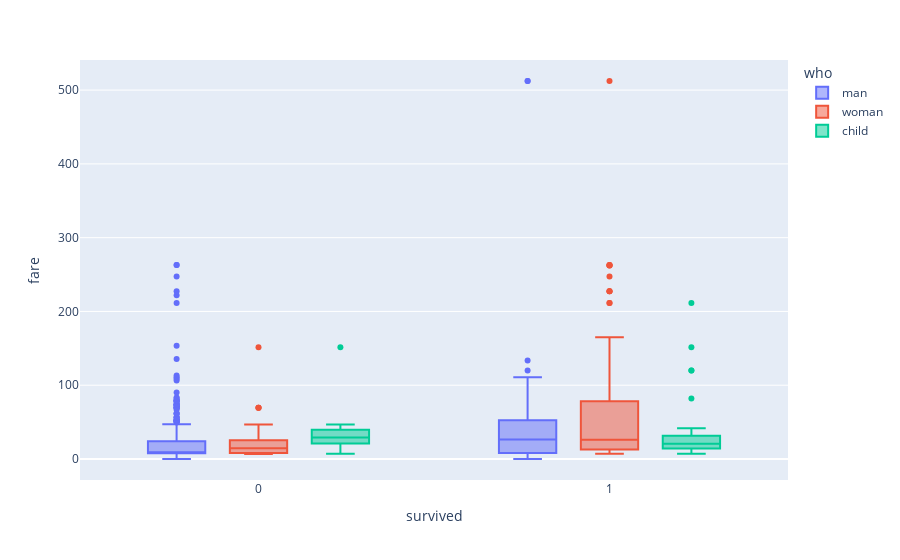

The code cell stored with this chart in its notebook:
### Code cell
fig = px.box(df, x="survived",y="fare",color="who")

fig.show()

### Figure 1 — Plotly figure (JSON) as saved in the notebook; plotly's stock layout.template omitted (floating-point values rounded to 4 significant figures; data arrays with more than 128 entries replaced by an {"elided": "..."} marker saying what was removed)
{"data": [{"alignmentgroup": "True", "hovertemplate": "who=man<br>survived=%{x}<br>fare=%{y}<extra></extra>", "legendgroup": "man", "marker": {"color": "#636efa"}, "name": "man", "notched": false, "offsetgroup": "man", "orientation": "v", "showlegend": true, "type": "box", "x": {"elided": "537 int values"}, "x0": " ", "xaxis": "x", "y": {"elided": "537 float values"}, "y0": " ", "yaxis": "y"}, {"alignmentgroup": "True", "hovertemplate": "who=woman<br>survived=%{x}<br>fare=%{y}<extra></extra>", "legendgroup": "woman", "marker": {"color": "#EF553B"}, "name": "woman", "notched": false, "offsetgroup": "woman", "orientation": "v", "showlegend": true, "type": "box", "x": {"elided": "271 int values"}, "x0": " ", "xaxis": "x", "y": {"elided": "271 float values"}, "y0": " ", "yaxis": "y"}, {"alignmentgroup": "True", "hovertemplate": "who=child<br>survived=%{x}<br>fare=%{y}<extra></extra>", "legendgroup": "child", "marker": {"color": "#00cc96"}, "name": "child", "notched": false, "offsetgroup": "child", "orientation": "v", "showlegend": true, "type": "box", "x": [0, 1, 1, 0, 0, 1, 0, 1, 1, 0, 1, 0, 0, 1, 0, 0, 1, 0, 0, 1, 0, 1, 0, 1, 1, 1, 0, 1, 1, 1, 0, 0, 1, 1, 1, 0, 0, 1, 0, 1, 0, 1, 1, 1, 1, 1, 1, 0, 1, 1, 1, 0, 0, 1, 1, 0, 0, 1, 0, 0, 1, 1, 1, 0, 1, 1, 1, 1, 1, 0, 1, 1, 1, 0, 0, 0, 1, 1, 1, 0, 0, 1, 1], "x0": " ", "xaxis": "x", "y": [21.07, 30.07, 16.7, 7.854, 29.12, 8.029, 21.07, 11.24, 41.58, 39.69, 27.75, 46.9, 27.9, 29, 14.45, 31.27, 11.24, 34.38, 39.69, 20.52, 29.12, 11.13, 31.39, 39, 22.02, 26, 10.46, 31.39, 26.25, 31.39, 29.12, 151.6, 151.6, 26, 15.9, 7.229, 21.07, 15.74, 46.9, 18.75, 24.15, 120, 81.86, 19.5, 19.26, 19.26, 12.29, 46.9, 15.9, 26, 26.25, 31.27, 31.27, 36.75, 39, 27.9, 27.9, 19.26, 46.9, 39.69, 211.3, 13.42, 33, 18.79, 23, 12.47, 14.5, 12.47, 7.229, 29.12, 20.57, 120, 8.517, 31.27, 27.9, 39.69, 37.0, 14.45, 18.75, 31.27, 15.25, 11.13, 7.225], "y0": " ", "yaxis": "y"}], "layout": {"boxmode": "group", "legend": {"title": {"text": "who"}, "tracegroupgap": 0}, "margin": {"t": 60}, "xaxis": {"anchor": "y", "domain": [0, 1], "title": {"text": "survived"}}, "yaxis": {"anchor": "x", "domain": [0, 1], "title": {"text": "fare"}}}}
